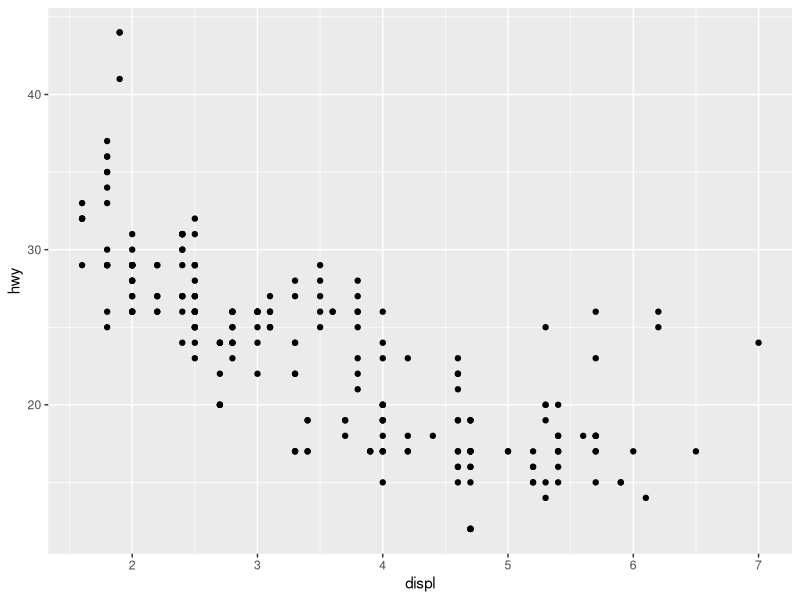
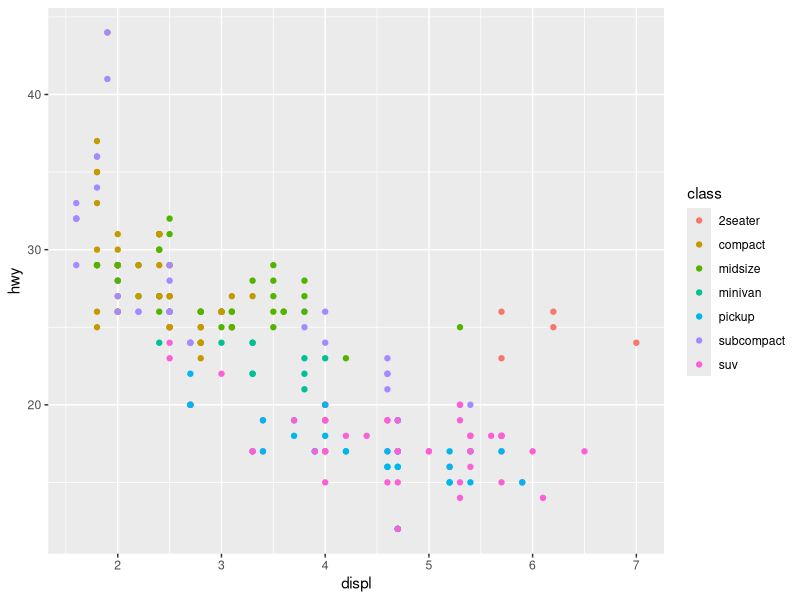
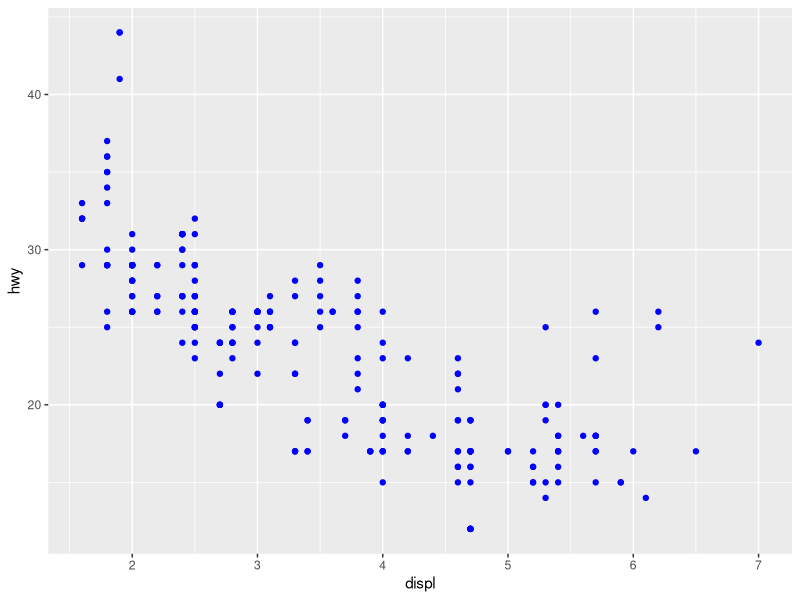
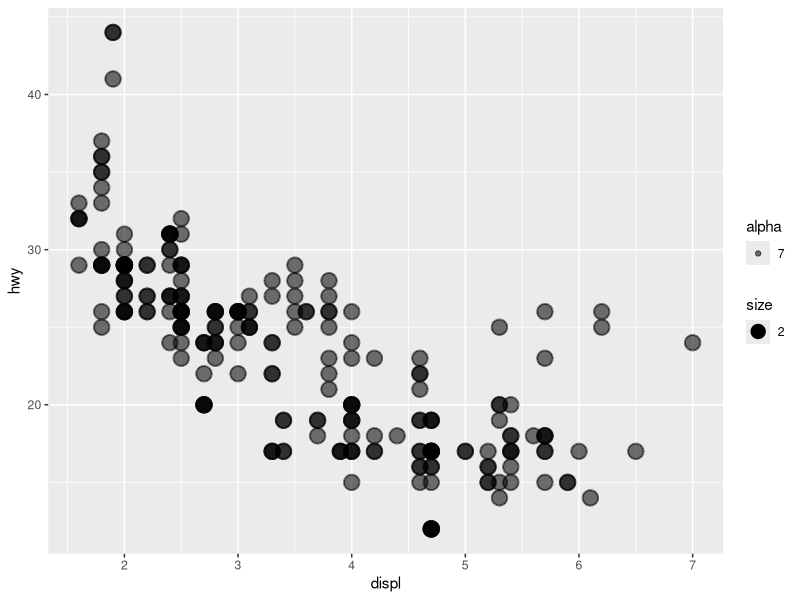
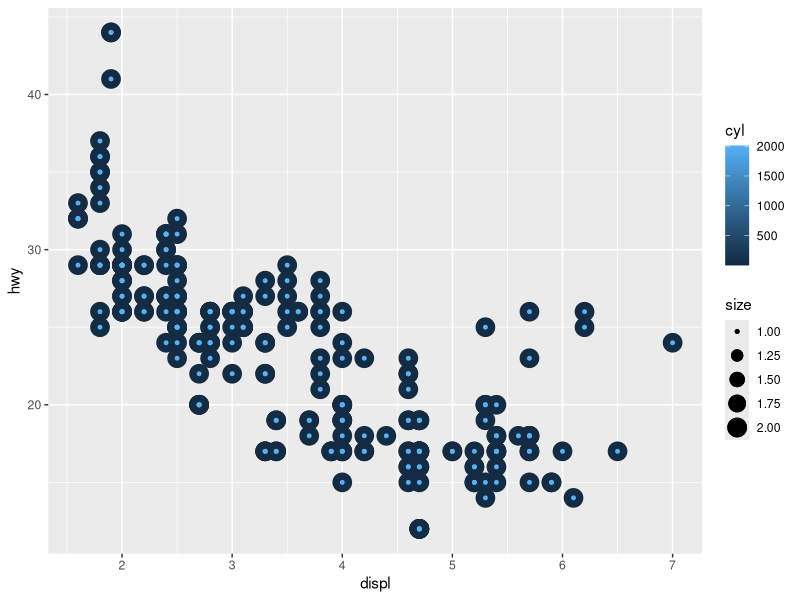
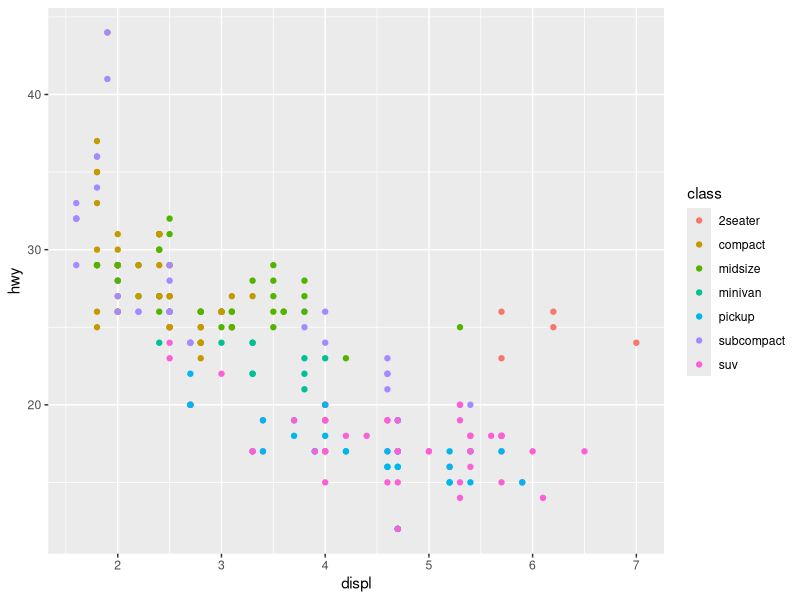
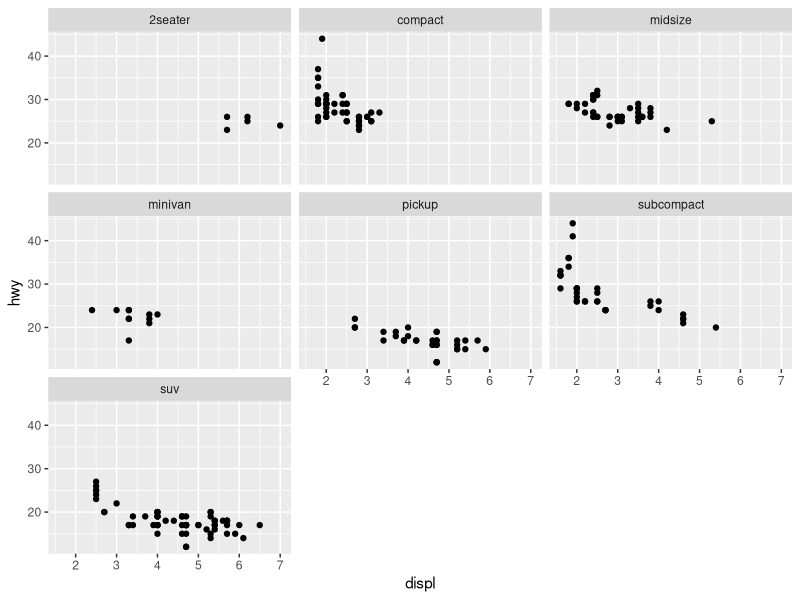
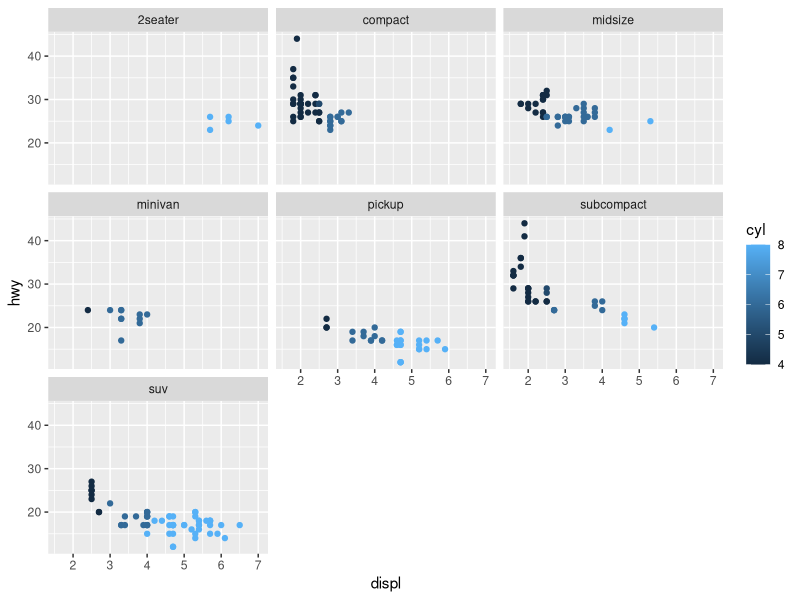

Recreate these plots in R, in order.
library(tidyverse)

mpg

ggplot(data=mpg) + geom_point(mapping=aes(x=displ, y=hwy))

# Color Codes
ggplot(data=mpg) + geom_point(mapping=aes(x=displ, y=hwy, color=class))

# Sets all dots to the same color
ggplot(data=mpg) + geom_point(mapping=aes(x=displ, y=hwy), color="blue")

# aes (aestics)
# x, y required
# color (feed a member)
# size (feed an int)
# alpha (feed a float)
# shape (feed an member(inside) or an int(outside))
# stroke (outline)

ggplot(data=mpg) + 
geom_point(mapping=aes(x=displ, y=hwy, size=2, alpha=7, stroke=1))

## Mutiple color 
ggplot(data=mpg) + 
geom_point(mapping=aes(x=displ, y=hwy, color=cyl, size = 2)) + 
geom_point(mapping=aes(x=displ, y=hwy, color=year, size = 1))


ggplot(data=mpg) + geom_point(mapping=aes(x=displ, y=hwy, color=class))

# Facet will spilt when it generates
ggplot(data=mpg) + 
geom_point(mapping=aes(x=displ, y=hwy)) + 
facet_wrap(~class)

ggplot(data=mpg) + 
geom_point(mapping=aes(x=displ, y=hwy, color=cyl)) + 
facet_wrap(~class)

# grid forces it into a subset of cars
ggplot(data=mpg) + 
geom_point(mapping=aes(x=displ, y=hwy, color=cyl)) + 
facet_grid(drv~cyl)

ggplot(data=mpg) + 
geom_point(mapping=aes(x=year, y=hwy, color=cyl)) + 
facet_grid(year~hwy)

# Smooth makes it very smooth
ggplot(data = mpg) +
geom_smooth(mapping = aes(x = displ, y = hwy, color = drv))

# Added LineType, Group to aes
# LineType is the shape

ggplot(data = mpg) +
geom_smooth(mapping = aes(x = displ, y = hwy, color = drv)) +
geom_point(mapping = aes(x=displ, y=hwy, color=drv))


ggplot(data = mpg) +
geom_smooth(mapping = aes(x = displ, y = hwy, group = drv)) +
geom_point(mapping = aes(x=displ, y=hwy, color=drv))

ggplot(data = mpg) +
geom_smooth(mapping = aes(x = displ, y = hwy, group = drv)) +
geom_point(mapping = aes(x=displ, y=hwy, color=drv)) + 
facet_wrap(~manufacturer)

## geom-bar
### Color Vs Fill

ggplot(data = mpg) +
geom_bar(mapping=aes(x=drv, fill=manufacturer))

# Finds percentage instead of exact value
ggplot(data = mpg) +
geom_bar(mapping=aes(x=drv, fill=manufacturer), position="fill")

# Makes it split based on each inpendent type
ggplot(data = mpg) +
geom_bar(mapping=aes(x=drv, fill=manufacturer), position="dodge")


# Makes it split based on each inpendent type
ggplot(data = mpg) +
geom_bar(mapping=aes(x=drv, fill=manufacturer), position="dodge")

# split by circle
ggplot(data = mpg) +
geom_bar(mapping=aes(x=drv, fill=manufacturer), position="dodge") +
coord_polar()

# flip

# Makes it split based on each inpendent type
ggplot(data = mpg) +
geom_bar(mapping=aes(x=drv, fill=manufacturer), position="dodge") +
coord_flip()

# Only God knows what happened here
ggplot(data = mpg) +
geom_bar(mapping=aes(x=drv, fill=manufacturer), position="jitter") +
coord_flip()
